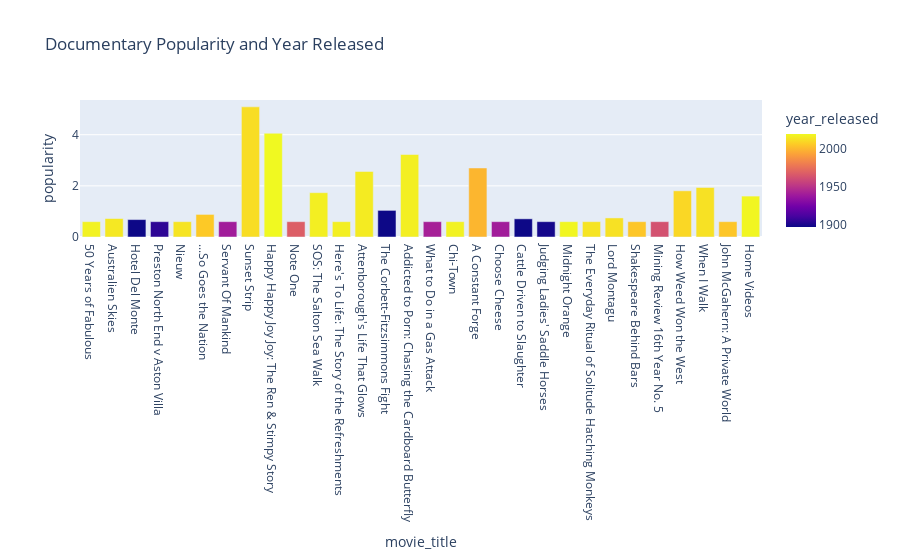

Notebook code for this chart:
### Code cell
fg = Docu[:30]
figDocu = px.bar(fg, x = "movie_title", y = "popularity", title = "Documentary Popularity and Year Released", color = "year_released")
figDocu.show()

### Figure 1 — Plotly figure (JSON) as saved in the notebook; plotly's stock layout.template omitted (floating-point values rounded to 4 significant figures)
{"data": [{"alignmentgroup": "True", "hovertemplate": "movie_title=%{x}<br>popularity=%{y}<br>year_released=%{marker.color}<extra></extra>", "legendgroup": "", "marker": {"color": [2018, 2015, 1897, 1905, 2014, 2006, 1940, 2012, 2020, 1968, 2017, 2017, 2016, 1897, 2017, 1942, 2018, 2000, 1940, 1897, 1899, 2019, 2014, 2013, 2005, 1963, 2010, 2013, 2005, 2019], "coloraxis": "coloraxis", "pattern": {"shape": ""}}, "name": "", "offsetgroup": "", "orientation": "v", "showlegend": false, "textposition": "auto", "type": "bar", "x": ["50 Years of Fabulous", "Australien Skies", "Hotel Del Monte", "Preston North End v Aston Villa", "Nieuw", "...So Goes the Nation", "Servant Of Mankind", "Sunset Strip", "Happy Happy Joy Joy: The Ren & Stimpy Story", "Note One", "SOS: The Salton Sea Walk", "Here's To Life: The Story of the Refreshments", "Attenborough's Life That Glows", "The Corbett-Fitzsimmons Fight", "Addicted to Porn: Chasing the Cardboard Butterfly", "What to Do in a Gas Attack", "Chi-Town", "A Constant Forge", "Choose Cheese", "Cattle Driven to Slaughter", "Judging Ladies' Saddle Horses", "Midnight Orange", "The Everyday Ritual of Solitude Hatching Monkeys", "Lord Montagu", "Shakespeare Behind Bars", "Mining Review 16th Year No. 5", "How Weed Won the West", "When I Walk", "John McGahern: A Private World", "Home Videos"], "xaxis": "x", "y": [0.6, 0.723, 0.681, 0.6, 0.6, 0.883, 0.6, 5.089, 4.056, 0.6, 1.733, 0.6, 2.563, 1.041, 3.226, 0.6, 0.6, 2.699, 0.6, 0.711, 0.6, 0.6, 0.6, 0.746, 0.6, 0.6, 1.806, 1.936, 0.6, 1.6], "yaxis": "y"}], "layout": {"barmode": "relative", "coloraxis": {"colorbar": {"title": {"text": "year_released"}}, "colorscale": [[0, "#0d0887"], [0.1111, "#46039f"], [0.2222, "#7201a8"], [0.3333, "#9c179e"], [0.4444, "#bd3786"], [0.5556, "#d8576b"], [0.6667, "#ed7953"], [0.7778, "#fb9f3a"], [0.8889, "#fdca26"], [1, "#f0f921"]]}, "legend": {"tracegroupgap": 0}, "title": {"text": "Documentary Popularity and Year Released"}, "xaxis": {"anchor": "y", "domain": [0, 1], "title": {"text": "movie_title"}}, "yaxis": {"anchor": "x", "domain": [0, 1], "title": {"text": "popularity"}}}}
